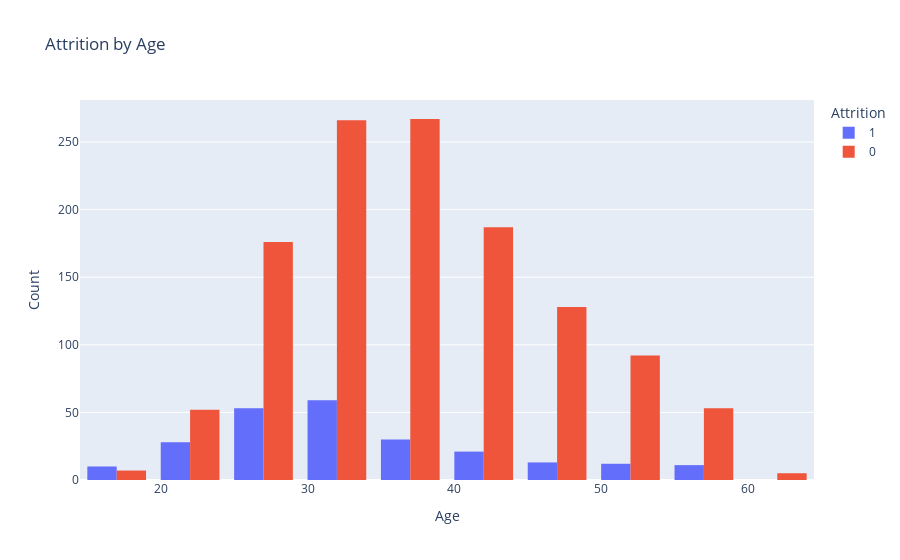

Notebook code cell kept with this figure:
### Markdown cell above
Lets have work on some important columns.

### Code cell
fig = px.histogram(
    attr_df, 
    x = 'Age',
    color = 'Attrition',
    barmode = 'group',
    nbins = 20,
    title = 'Attrition by Age'
)
fig.update_layout(
    xaxis_title = 'Age',
    yaxis_title = 'Count'
)
fig.show()

### Figure 1 — Plotly figure (JSON) as saved in the notebook; plotly's stock layout.template omitted (floating-point values rounded to 4 significant figures; data arrays with more than 128 entries replaced by an {"elided": "..."} marker saying what was removed)
{"data": [{"alignmentgroup": "True", "bingroup": "x", "hovertemplate": "Attrition=1<br>Age=%{x}<br>count=%{y}<extra></extra>", "legendgroup": "1", "marker": {"color": "#636efa", "pattern": {"shape": ""}}, "name": "1", "nbinsx": 20, "offsetgroup": "1", "orientation": "v", "showlegend": true, "type": "histogram", "x": {"elided": "237 int values"}, "xaxis": "x", "yaxis": "y"}, {"alignmentgroup": "True", "bingroup": "x", "hovertemplate": "Attrition=0<br>Age=%{x}<br>count=%{y}<extra></extra>", "legendgroup": "0", "marker": {"color": "#EF553B", "pattern": {"shape": ""}}, "name": "0", "nbinsx": 20, "offsetgroup": "0", "orientation": "v", "showlegend": true, "type": "histogram", "x": {"elided": "1233 int values"}, "xaxis": "x", "yaxis": "y"}], "layout": {"barmode": "group", "legend": {"title": {"text": "Attrition"}, "tracegroupgap": 0}, "title": {"text": "Attrition by Age"}, "xaxis": {"anchor": "y", "domain": [0, 1], "title": {"text": "Age"}}, "yaxis": {"anchor": "x", "domain": [0, 1], "title": {"text": "Count"}}}}
